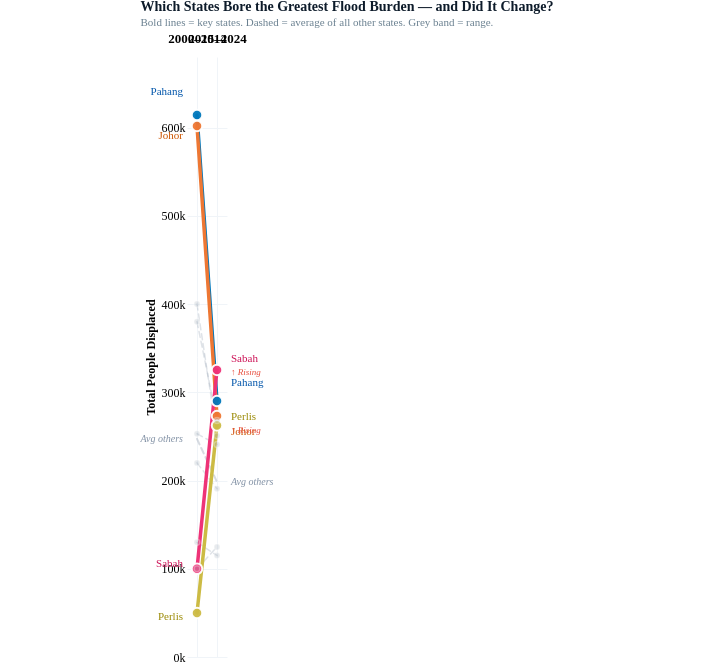

Here is the Vega-Lite specification saved for this chart:
### Vega-Lite specification from a JSON file in a GitHub repository (floating-point values rounded to 4 significant figures)
{"$schema": "https://vega.github.io/schema/vega-lite/v5.json", "title": {"text": "Which States Bore the Greatest Flood Burden — and Did It Change?", "subtitle": "Bold lines = key states. Dashed = average of all other states. Grey band = range.", "anchor": "start", "fontSize": 14, "subtitleFontSize": 11, "font": "DM Sans", "subtitleFont": "DM Sans", "color": "#0d1b2a", "subtitleColor": "#6a8090"}, "width": "container", "height": 600, "padding": {"left": 140, "right": 160}, "config": {"view": {"stroke": "transparent"}, "axis": {"grid": true, "gridColor": "#f0f4f8", "gridWidth": 1, "domain": false, "ticks": false, "labelFont": "DM Sans", "titleFont": "DM Sans", "labelFontSize": 12, "titleFontSize": 12}, "legend": {"disable": true}}, "data": {"values": [{"State": "Pahang", "Era": "2000–2014", "Total_Affected": 614239, "LabelY_L": 640000, "LabelY_R": 310000, "Key": true, "Rising": false, "Group": "key"}, {"State": "Johor", "Era": "2000–2014", "Total_Affected": 601783, "LabelY_L": 590000, "LabelY_R": 255000, "Key": true, "Rising": false, "Group": "key"}, {"State": "Sabah", "Era": "2000–2014", "Total_Affected": 100000, "LabelY_L": 105000, "LabelY_R": 338000, "Key": true, "Rising": true, "Group": "key"}, {"State": "Perlis", "Era": "2000–2014", "Total_Affected": 50000, "LabelY_L": 45000, "LabelY_R": 272000, "Key": true, "Rising": true, "Group": "key"}, {"State": "Kelantan", "Era": "2000–2014", "Total_Affected": 400000, "LabelY_L": 415000, "LabelY_R": 265000, "Key": false, "Rising": false, "Group": "other"}, {"State": "Terengganu", "Era": "2000–2014", "Total_Affected": 380000, "LabelY_L": 375000, "LabelY_R": 280000, "Key": false, "Rising": false, "Group": "other"}, {"State": "Perak", "Era": "2000–2014", "Total_Affected": 253000, "LabelY_L": 258000, "LabelY_R": 232000, "Key": false, "Rising": false, "Group": "other"}, {"State": "Selangor", "Era": "2000–2014", "Total_Affected": 220000, "LabelY_L": 218000, "LabelY_R": 196000, "Key": false, "Rising": false, "Group": "other"}, {"State": "Negeri Sembilan", "Era": "2000–2014", "Total_Affected": 100000, "LabelY_L": 92000, "LabelY_R": 118000, "Key": false, "Rising": false, "Group": "other"}, {"State": "Melaka", "Era": "2000–2014", "Total_Affected": 130000, "LabelY_L": 135000, "LabelY_R": 108000, "Key": false, "Rising": false, "Group": "other"}, {"State": "Pahang", "Era": "2015–2024", "Total_Affected": 290049, "LabelY_L": 640000, "LabelY_R": 310000, "Key": true, "Rising": false, "Group": "key"}, {"State": "Johor", "Era": "2015–2024", "Total_Affected": 273031, "LabelY_L": 590000, "LabelY_R": 255000, "Key": true, "Rising": false, "Group": "key"}, {"State": "Sabah", "Era": "2015–2024", "Total_Affected": 325364, "LabelY_L": 105000, "LabelY_R": 338000, "Key": true, "Rising": true, "Group": "key"}, {"State": "Perlis", "Era": "2015–2024", "Total_Affected": 262412, "LabelY_L": 45000, "LabelY_R": 272000, "Key": true, "Rising": true, "Group": "key"}, {"State": "Kelantan", "Era": "2015–2024", "Total_Affected": 250813, "LabelY_L": 415000, "LabelY_R": 265000, "Key": false, "Rising": false, "Group": "other"}, {"State": "Terengganu", "Era": "2015–2024", "Total_Affected": 268106, "LabelY_L": 375000, "LabelY_R": 280000, "Key": false, "Rising": false, "Group": "other"}, {"State": "Perak", "Era": "2015–2024", "Total_Affected": 240869, "LabelY_L": 258000, "LabelY_R": 232000, "Key": false, "Rising": false, "Group": "other"}, {"State": "Selangor", "Era": "2015–2024", "Total_Affected": 190776, "LabelY_L": 218000, "LabelY_R": 196000, "Key": false, "Rising": false, "Group": "other"}, {"State": "Negeri Sembilan", "Era": "2015–2024", "Total_Affected": 124702, "LabelY_L": 92000, "LabelY_R": 118000, "Key": false, "Rising": false, "Group": "other"}, {"State": "Melaka", "Era": "2015–2024", "Total_Affected": 115072, "LabelY_L": 135000, "LabelY_R": 108000, "Key": false, "Rising": false, "Group": "other"}]}, "params": [{"name": "sel_state", "value": "All States", "bind": {"input": "select", "options": ["All States", "Pahang", "Johor", "Sabah", "Perlis", "Kelantan", "Terengganu", "Perak", "Selangor", "Melaka", "Negeri Sembilan"], "name": "Highlight state: "}}], "layer": [{"transform": [{"filter": "datum.Group == 'other'"}], "mark": {"type": "line", "interpolate": "linear", "strokeCap": "round", "strokeDash": [6, 4], "strokeWidth": 2, "color": "#b0b8c4", "opacity": 0.5}, "encoding": {"x": {"field": "Era", "type": "ordinal", "sort": ["2000–2014", "2015–2024"], "axis": {"title": "", "labelAngle": 0, "labelFontSize": 13, "labelFontWeight": "bold", "labelPadding": 12, "orient": "top"}}, "y": {"aggregate": "mean", "field": "Total_Affected", "type": "quantitative", "scale": {"domain": [0, 680000]}, "axis": {"title": "Total People Displaced", "format": "~s", "tickCount": 7}}}}, {"transform": [{"filter": "datum.Group == 'other'"}], "mark": {"type": "line", "interpolate": "linear", "strokeCap": "round", "strokeDash": [6, 4], "strokeWidth": 1.5, "color": "#8090a4", "opacity": 0.25}, "encoding": {"x": {"field": "Era", "type": "ordinal", "sort": ["2000–2014", "2015–2024"]}, "y": {"field": "Total_Affected", "type": "quantitative", "scale": {"domain": [0, 680000]}}, "detail": {"field": "State"}}}, {"transform": [{"filter": "datum.Group == 'key'"}], "mark": {"type": "line", "interpolate": "linear", "strokeCap": "round"}, "encoding": {"x": {"field": "Era", "type": "ordinal", "sort": ["2000–2014", "2015–2024"]}, "y": {"field": "Total_Affected", "type": "quantitative", "scale": {"domain": [0, 680000]}}, "detail": {"field": "State"}, "color": {"condition": [{"test": "datum.State == 'Pahang'", "value": "#0077BB"}, {"test": "datum.State == 'Johor'", "value": "#EE7733"}, {"test": "datum.State == 'Sabah'", "value": "#EE3377"}, {"test": "datum.State == 'Perlis'", "value": "#CCBB44"}], "value": "#ccc"}, "strokeWidth": {"condition": {"test": "sel_state == 'All States' || datum.State == sel_state", "value": 3.5}, "value": 0.5}, "opacity": {"condition": {"test": "sel_state == 'All States' || datum.State == sel_state", "value": 1}, "value": 0.06}}}, {"transform": [{"filter": "datum.Group == 'key'"}], "mark": {"type": "circle", "stroke": "white", "strokeWidth": 2}, "encoding": {"x": {"field": "Era", "type": "ordinal", "sort": ["2000–2014", "2015–2024"]}, "y": {"field": "Total_Affected", "type": "quantitative", "scale": {"domain": [0, 680000]}}, "color": {"condition": [{"test": "datum.State == 'Pahang'", "value": "#0077BB"}, {"test": "datum.State == 'Johor'", "value": "#EE7733"}, {"test": "datum.State == 'Sabah'", "value": "#EE3377"}, {"test": "datum.State == 'Perlis'", "value": "#CCBB44"}], "value": "#ccc"}, "size": {"condition": {"test": "sel_state == 'All States' || datum.State == sel_state", "value": 110}, "value": 30}, "opacity": {"condition": {"test": "sel_state == 'All States' || datum.State == sel_state", "value": 0.95}, "value": 0.06}, "tooltip": [{"field": "State", "type": "nominal", "title": "State"}, {"field": "Era", "type": "ordinal", "title": "Era"}, {"field": "Total_Affected", "type": "quantitative", "title": "Displaced", "format": ","}]}}, {"transform": [{"filter": "datum.Group == 'other'"}, {"filter": "datum.Era == '2000–2014'"}], "mark": {"type": "circle", "stroke": "white", "strokeWidth": 1.5, "opacity": 0.3}, "encoding": {"x": {"field": "Era", "type": "ordinal", "sort": ["2000–2014", "2015–2024"]}, "y": {"field": "Total_Affected", "type": "quantitative", "scale": {"domain": [0, 680000]}}, "color": {"value": "#b0b8c4"}, "size": {"value": 35}}}, {"transform": [{"filter": "datum.Group == 'other'"}, {"filter": "datum.Era == '2015–2024'"}], "mark": {"type": "circle", "stroke": "white", "strokeWidth": 1.5, "opacity": 0.3}, "encoding": {"x": {"field": "Era", "type": "ordinal", "sort": ["2000–2014", "2015–2024"]}, "y": {"field": "Total_Affected", "type": "quantitative", "scale": {"domain": [0, 680000]}}, "color": {"value": "#b0b8c4"}, "size": {"value": 35}}}, {"transform": [{"filter": "datum.Group == 'other'"}, {"aggregate": [{"op": "mean", "field": "Total_Affected", "as": "avg"}], "groupby": ["Era"]}, {"filter": "datum.Era == '2000–2014'"}], "mark": {"type": "text", "align": "right", "dx": -14, "font": "DM Sans", "fontStyle": "italic", "fontSize": 10, "fontWeight": 400}, "encoding": {"x": {"field": "Era", "type": "ordinal", "sort": ["2000–2014", "2015–2024"]}, "y": {"field": "avg", "type": "quantitative", "scale": {"domain": [0, 680000]}}, "text": {"value": "Avg others"}, "color": {"value": "#8090a4"}}}, {"transform": [{"filter": "datum.Group == 'other'"}, {"aggregate": [{"op": "mean", "field": "Total_Affected", "as": "avg"}], "groupby": ["Era"]}, {"filter": "datum.Era == '2015–2024'"}], "mark": {"type": "text", "align": "left", "dx": 14, "font": "DM Sans", "fontStyle": "italic", "fontSize": 10, "fontWeight": 400}, "encoding": {"x": {"field": "Era", "type": "ordinal", "sort": ["2000–2014", "2015–2024"]}, "y": {"field": "avg", "type": "quantitative", "scale": {"domain": [0, 680000]}}, "text": {"value": "Avg others"}, "color": {"value": "#8090a4"}}}, {"transform": [{"filter": "datum.Era == '2000–2014'"}, {"filter": "datum.Group == 'key'"}, {"filter": "sel_state == 'All States' || datum.State == sel_state"}], "mark": {"type": "text", "align": "right", "dx": -14, "font": "DM Sans"}, "encoding": {"x": {"field": "Era", "type": "ordinal", "sort": ["2000–2014", "2015–2024"]}, "y": {"field": "LabelY_L", "type": "quantitative", "scale": {"domain": [0, 680000]}}, "text": {"field": "State", "type": "nominal"}, "fontSize": {"value": 11.5}, "fontWeight": {"value": 700}, "color": {"condition": [{"test": "datum.State == 'Pahang'", "value": "#0055aa"}, {"test": "datum.State == 'Johor'", "value": "#cc5500"}, {"test": "datum.State == 'Sabah'", "value": "#cc1155"}, {"test": "datum.State == 'Perlis'", "value": "#998800"}], "value": "#999"}}}, {"transform": [{"filter": "datum.Era == '2015–2024'"}, {"filter": "datum.Group == 'key'"}, {"filter": "sel_state == 'All States' || datum.State == sel_state"}], "mark": {"type": "text", "align": "left", "dx": 14, "font": "DM Sans"}, "encoding": {"x": {"field": "Era", "type": "ordinal", "sort": ["2000–2014", "2015–2024"]}, "y": {"field": "LabelY_R", "type": "quantitative", "scale": {"domain": [0, 680000]}}, "text": {"condition": {"test": "datum.Rising", "field": "State", "type": "nominal"}, "field": "State", "type": "nominal"}, "fontSize": {"value": 11.5}, "fontWeight": {"value": 700}, "color": {"condition": [{"test": "datum.State == 'Pahang'", "value": "#0055aa"}, {"test": "datum.State == 'Johor'", "value": "#cc5500"}, {"test": "datum.State == 'Sabah'", "value": "#cc1155"}, {"test": "datum.State == 'Perlis'", "value": "#998800"}], "value": "#999"}}}, {"transform": [{"filter": "datum.Era == '2015–2024' && datum.Rising && datum.Group == 'key'"}, {"filter": "sel_state == 'All States' || datum.State == sel_state"}], "mark": {"type": "text", "align": "left", "dx": 14, "font": "DM Sans", "fontStyle": "italic", "fontSize": 9, "dy": 13}, "encoding": {"x": {"field": "Era", "type": "ordinal", "sort": ["2000–2014", "2015–2024"]}, "y": {"field": "LabelY_R", "type": "quantitative", "scale": {"domain": [0, 680000]}}, "text": {"value": "↑ Rising"}, "color": {"value": "#e74c3c"}}}]}
